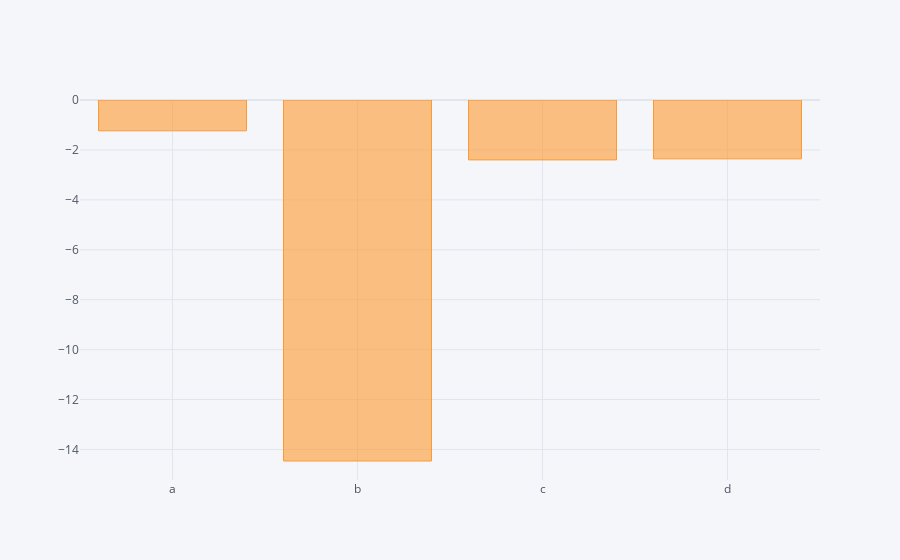

Notebook source saved alongside this figure:
### Code cell
dataset1.sum().iplot(kind='bar')

### Figure 1 — Plotly figure (JSON) as saved in the notebook; plotly's stock layout.template omitted (floating-point values rounded to 4 significant figures)
{"data": [{"marker": {"color": "rgba(255, 153, 51, 0.6)", "line": {"color": "rgba(255, 153, 51, 1.0)", "width": 1}}, "name": "None", "orientation": "v", "text": "", "type": "bar", "x": ["a", "b", "c", "d"], "y": [-1.234, -14.46, -2.4, -2.358]}], "layout": {"legend": {"bgcolor": "#F5F6F9", "font": {"color": "#4D5663"}}, "paper_bgcolor": "#F5F6F9", "plot_bgcolor": "#F5F6F9", "title": {"font": {"color": "#4D5663"}}, "xaxis": {"gridcolor": "#E1E5ED", "showgrid": true, "tickfont": {"color": "#4D5663"}, "title": {"font": {"color": "#4D5663"}, "text": ""}, "zerolinecolor": "#E1E5ED"}, "yaxis": {"gridcolor": "#E1E5ED", "showgrid": true, "tickfont": {"color": "#4D5663"}, "title": {"font": {"color": "#4D5663"}, "text": ""}, "zerolinecolor": "#E1E5ED"}}}
